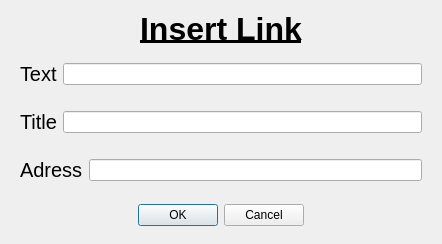
<?xml version="1.0" encoding="UTF-8"?>
<ui version="4.0">
 <class>link_dialog</class>
 <widget class="QDialog" name="link_dialog">
  <property name="geometry">
   <rect>
    <x>0</x>
    <y>0</y>
    <width>442</width>
    <height>244</height>
   </rect>
  </property>
  <property name="windowTitle">
   <string>Insert Link</string>
  </property>
  <property name="windowIcon">
   <iconset resource="qdarkstyle/dark/style.qrc">
    <normaloff>:/qss_icons/dark/rc/transparent_focus@2x.png</normaloff>:/qss_icons/dark/rc/transparent_focus@2x.png</iconset>
  </property>
  <layout class="QVBoxLayout" name="verticalLayout">
   <item>
    <widget class="QLabel" name="label">
     <property name="font">
      <font>
       <pointsize>24</pointsize>
       <bold>true</bold>
       <underline>true</underline>
      </font>
     </property>
     <property name="text">
      <string>Insert Link</string>
     </property>
     <property name="alignment">
      <set>Qt::AlignCenter</set>
     </property>
    </widget>
   </item>
   <item>
    <widget class="QWidget" name="widget" native="true">
     <layout class="QHBoxLayout" name="horizontalLayout">
      <item>
       <widget class="QLabel" name="text_label">
        <property name="font">
         <font>
          <pointsize>15</pointsize>
         </font>
        </property>
        <property name="text">
         <string>Text</string>
        </property>
       </widget>
      </item>
      <item>
       <widget class="QLineEdit" name="text_line_edit"/>
      </item>
     </layout>
    </widget>
   </item>
   <item>
    <widget class="QWidget" name="widget_2" native="true">
     <layout class="QHBoxLayout" name="horizontalLayout_2">
      <item>
       <widget class="QLabel" name="title_label">
        <property name="font">
         <font>
          <pointsize>15</pointsize>
         </font>
        </property>
        <property name="text">
         <string>Title</string>
        </property>
       </widget>
      </item>
      <item>
       <widget class="QLineEdit" name="title_line_edit"/>
      </item>
     </layout>
    </widget>
   </item>
   <item>
    <widget class="QWidget" name="widget_3" native="true">
     <layout class="QHBoxLayout" name="horizontalLayout_3">
      <item>
       <widget class="QLabel" name="adress_link">
        <property name="font">
         <font>
          <pointsize>15</pointsize>
         </font>
        </property>
        <property name="text">
         <string>Adress</string>
        </property>
       </widget>
      </item>
      <item>
       <widget class="QLineEdit" name="adress_line_edit"/>
      </item>
     </layout>
    </widget>
   </item>
   <item alignment="Qt::AlignHCenter|Qt::AlignVCenter">
    <widget class="QDialogButtonBox" name="buttonBox">
     <property name="orientation">
      <enum>Qt::Horizontal</enum>
     </property>
     <property name="standardButtons">
      <set>QDialogButtonBox::Cancel|QDialogButtonBox::Ok</set>
     </property>
    </widget>
   </item>
  </layout>
 </widget>
 <resources>
  <include location="qdarkstyle/dark/style.qrc"/>
 </resources>
 <connections>
  <connection>
   <sender>buttonBox</sender>
   <signal>accepted()</signal>
   <receiver>link_dialog</receiver>
   <slot>accept()</slot>
   <hints>
    <hint type="sourcelabel">
     <x>248</x>
     <y>254</y>
    </hint>
    <hint type="destinationlabel">
     <x>157</x>
     <y>274</y>
    </hint>
   </hints>
  </connection>
  <connection>
   <sender>buttonBox</sender>
   <signal>rejected()</signal>
   <receiver>link_dialog</receiver>
   <slot>reject()</slot>
   <hints>
    <hint type="sourcelabel">
     <x>316</x>
     <y>260</y>
    </hint>
    <hint type="destinationlabel">
     <x>286</x>
     <y>274</y>
    </hint>
   </hints>
  </connection>
 </connections>
</ui>
